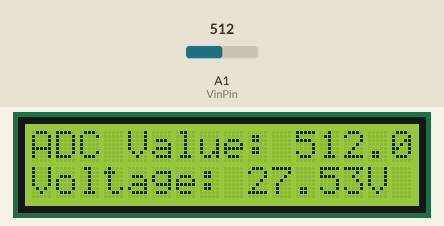
Recording of a sketch running on a simulated Arduino Uno, built with avr-gcc and run on an emulated ATmega328P. On the bench: 16×2 character LCD. Inputs (shaded band) come from the test bench; at power-on: A1 (VinPin) = 512.

Above: at 3.2 s.
3.3 s: A1 (VinPin) set to 716
At 4.7 s:
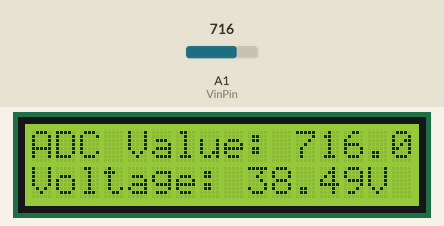
5.0 s: A1 (VinPin) set to 900
At 6.5 s:
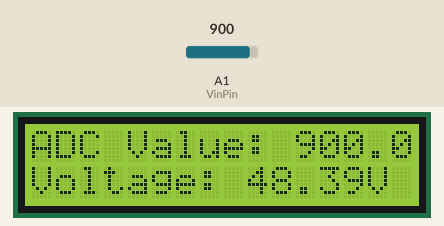
6.8 s: A1 (VinPin) set to 1023
At 7.4 s:
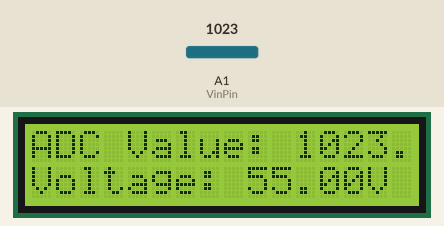
Timing chart, 0 to 9.8 s (numbered marks = the images above; inputs shaded):
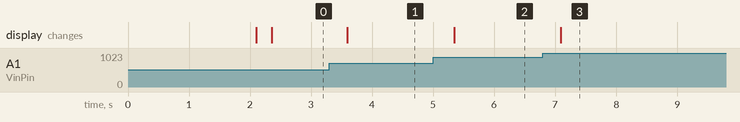

The sketch:

Digital_Voltmeter.ino
```cpp
#include <Wire.h>
#include <LiquidCrystal_I2C.h>
LiquidCrystal_I2C lcd(0x27,16,2);

#define VinPin A1            // ADC pin for voltage input

int sample = 100;            // averaging sample
float RawData = 0;
float ConvertedData = 0;
float voltage = 0;
float R1 = 10000;            // Top Resistor of Voltage Divider
float R2 = 1000;             // Top Resistor of Voltage Divider
float avgRawdata = 0;
long sum = 0;

void setup()
{
  lcd.init();
  lcd.backlight();
  lcd.setCursor(1,0);
  lcd.print("Shanns Digital");
  lcd.setCursor(3,1);
  lcd.print("Voltmeter!");
  delay(2000);
  lcd.clear();
}

void loop()
{
  sum = 0;
  for(int i = 0; i < sample; i++)
  {
    RawData = analogRead(VinPin);
    sum = sum + RawData;
  }

  avgRawdata = sum / sample;
  ConvertedData = avgRawdata * (5.0 / 1023.0);
  voltage = ConvertedData * ((R1 + R2) / R2);

  delay(200);
  lcd.setCursor(0,0);
  lcd.print("ADC Value: ");
  lcd.print(RawData);
  lcd.print("   ");

  lcd.setCursor(0,1);
  lcd.print("Voltage: ");
  lcd.print(voltage);
  lcd.print("V   ");
}
```

Measured:
- after the input at 3.3 s, the display: changes after 0.29 s (image 1)
- after the input at 5.0 s, the display: changes after 0.34 s (image 2)
- after the input at 6.8 s, the display: changes after 0.30 s (image 3)
